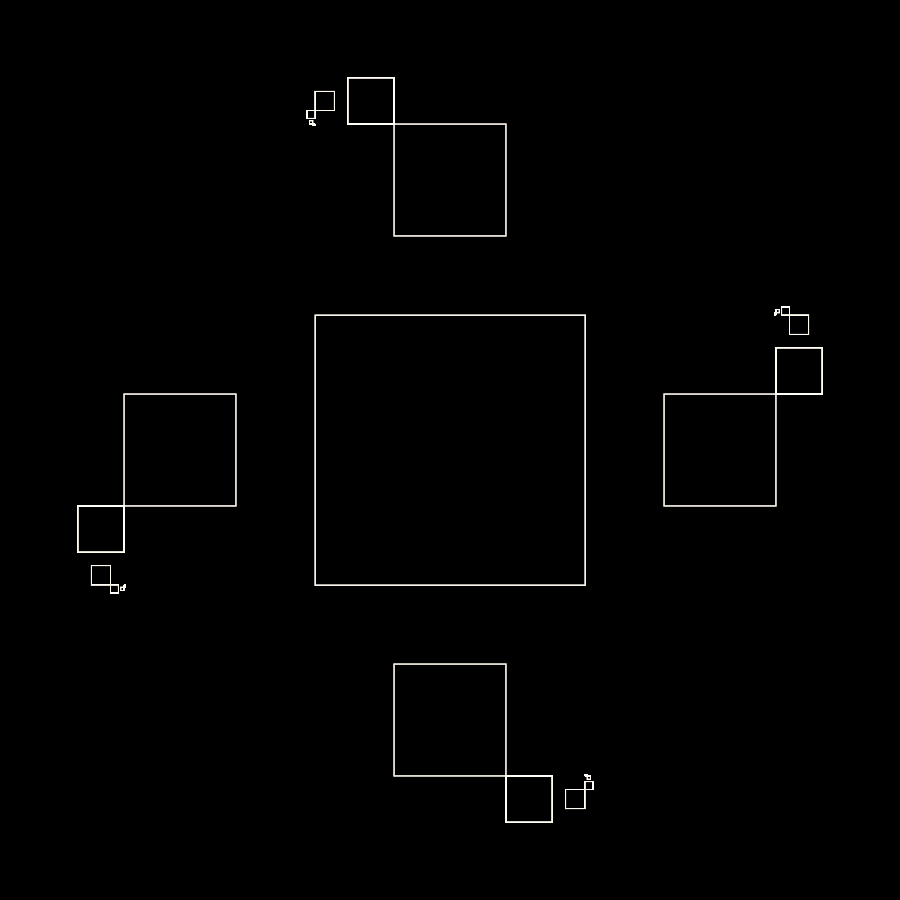
Frame 1 (no input)
Frame 60 (the mouse pressed at the canvas centre just before this capture): identical to frame 1, image omitted
Frame 120 (the mouse held since frame 60 and released just before this capture): identical to frame 1, image omitted

The Processing sketch that drew this single still picture (run headless with seeded random() and noise(); from frame 60 on, the mouse is pressed at the canvas centre):

// Processing sketch: fractal_13
// ── fractal_13.pde
PGraphics large;
boolean paused=false;
ArrayList<Branch> fq;

class Pt{
  float x;
  float y;
  
  Pt(float x,float y){
    this.x=x;
    this.y=y;
  }
}

class Branch{
  float x;
  float y;
  float r;
  float a;
  
  Branch(float x,float y,float r,float a){
    this.x=x;
    this.y=y;
    this.r=r;
    this.a=a;
  }
  
  void shadowline(int n,float d,float x1,float y1){
    float initopa=255;
    for(int i=0;i<n;i++){
      large.stroke(255,255/(i+1));
      large.line(x+i*d,y+i*d,x1+i*d,y1+i*d);
    }
  }
  
  Pt[] shape(String s,float x1,float y1){
    if("line".equals(s)){
      large.line(x,y,x1,y1);
      return new Pt[]{new Pt(x1,y1)};
    }
    if("lline".equals(s)){
      shadowline(5,2,x1,y1);
      return new Pt[]{new Pt(x1,y1)};
    }
    if("ellipse".equals(s)){
      large.ellipse(x,y,r,r);
      return new Pt[]{new Pt(x1,y1)};
    }
    if("rect".equals(s)){
      large.rect(x,y,r,r);
      return new Pt[]{new Pt(x1,y1)};
    }
    if("circle".equals(s)){
      large.circle(x,y,r);
      return new Pt[]{new Pt(x1,y1)};
    }
    if("plus".equals(s)){
      for(int i=0;i<4;i++){
        large.line(x,y,x+r*cos(i*PI/2),y-r*sin(i*PI/2));
      }
      return new Pt[]{new Pt(x1,y1)};
    }
    if("diamond".equals(s)){
      for(int i=0;i<4;i++){
        float ca=i*PI/2;
        float cb=ca+PI/2;
        large.line(x+r*cos(ca),y-r*sin(ca),x+r*cos(cb),y-r*sin(cb));
      }
      return new Pt[]{new Pt(x1,y1)};
    }
    if("trizUla".equals(s)){
      large.line(x,y,x1,y1);
      float rx=0.5*r;
      Pt mpt=new Pt(x1,y1);
      float la=a+PI/2;
      Pt lpt=new Pt(x1+rx*cos(la),y1-rx*sin(la));
      large.line(x1,y1,lpt.x,lpt.y);
      float ra=a-PI/2;
      Pt rpt=new Pt(x1+rx*cos(ra),y1-rx*sin(ra));
      large.line(x1,y1,rpt.x,rpt.y);
      return new Pt[]{lpt,mpt,rpt};
    }
    return new Pt[]{};
  }
  
  Pt[] draw(String sh){
    float x1=x+r*cos(a);
    float y1=y-r*sin(a);
    return shape(sh,x1,y1);
  }
}

void initfrac00(float rd){
  fq.add(new Branch(large.width/2,large.height/2,rd,0));
  fq.add(new Branch(large.width/2,large.height/2,rd,PI/2));
  fq.add(new Branch(large.width/2,large.height/2,rd,PI));
  fq.add(new Branch(large.width/2,large.height/2,rd,3*PI/2));
}

void initfrac01(float rd){
  fq.add(new Branch(large.width/2,large.height/2,rd,0));
  fq.add(new Branch(large.width/2,large.height/2,rd,PI));
}

void initfrac02(float rd){
  fq.add(new Branch(large.width/2,large.height/2,rd,0));
}

void initfrac03(float rd){
  fq.add(new Branch(large.width/2,large.height/2,rd,0));
  fq.add(new Branch(large.width/2,large.height/2,rd,2*PI/3));
  fq.add(new Branch(large.width/2,large.height/2,rd,4*PI/3));
}

void initfrac04(float rd){
  fq.add(new Branch(large.width/2,large.height/2,rd,PI/4));
  fq.add(new Branch(large.width/2,large.height/2,rd,5*PI/4));
}

void setup(){
  large=createGraphics(3000,3000);
  large.beginDraw();
  large.background(0);
  large.stroke(255,250,240,164);
  large.strokeWeight(4);
  large.rectMode(CENTER);
  large.noFill();
  fq=new ArrayList<Branch>();
  size(900,900);
  initfrac00(900);
  for(int i=0;i<16000;i++){
    growfracn(3,"rect");
  }
  large.endDraw();
  image(large,0,0,width,height);
}

void growfracn(int nx,String s){
  if(fq.isEmpty()){ return; }
  Branch b=fq.remove(0);
  if(b.r<1){ return; }
  Pt[] pts=b.draw(s);
  float cf=1.05/2.0;
  for(int j=0;j<nx;j++){
    Branch bx=new Branch(pts[0].x,pts[0].y,0.414141*b.r,b.a+0.25*PI);
    fq.add(bx);
  }
}

void draw(){}

String rndstr(int n){
  StringBuffer sb=new StringBuffer();
  for(int i=0;i<n;i++){
    char rc=(char)int(random(65,90.1));
    sb.append(rc);
  }
  return sb.toString();
}

void keyPressed(){
  if(key=='q'){
    exit();
  }else if(key=='s'){
    //String fn=String.format("img/fractal_13_%s.png",rndstr(8));
    String fn=String.format("img/fractal_13_%04d%02d%02d_%02d%02d%02d.jpg",year(),month(),day(),hour(),minute(),second());
    println("saving to file: "+fn);
    large.save(fn);
  }else if(key=='c'){
    fq.clear();
    background(0);
  }
}
